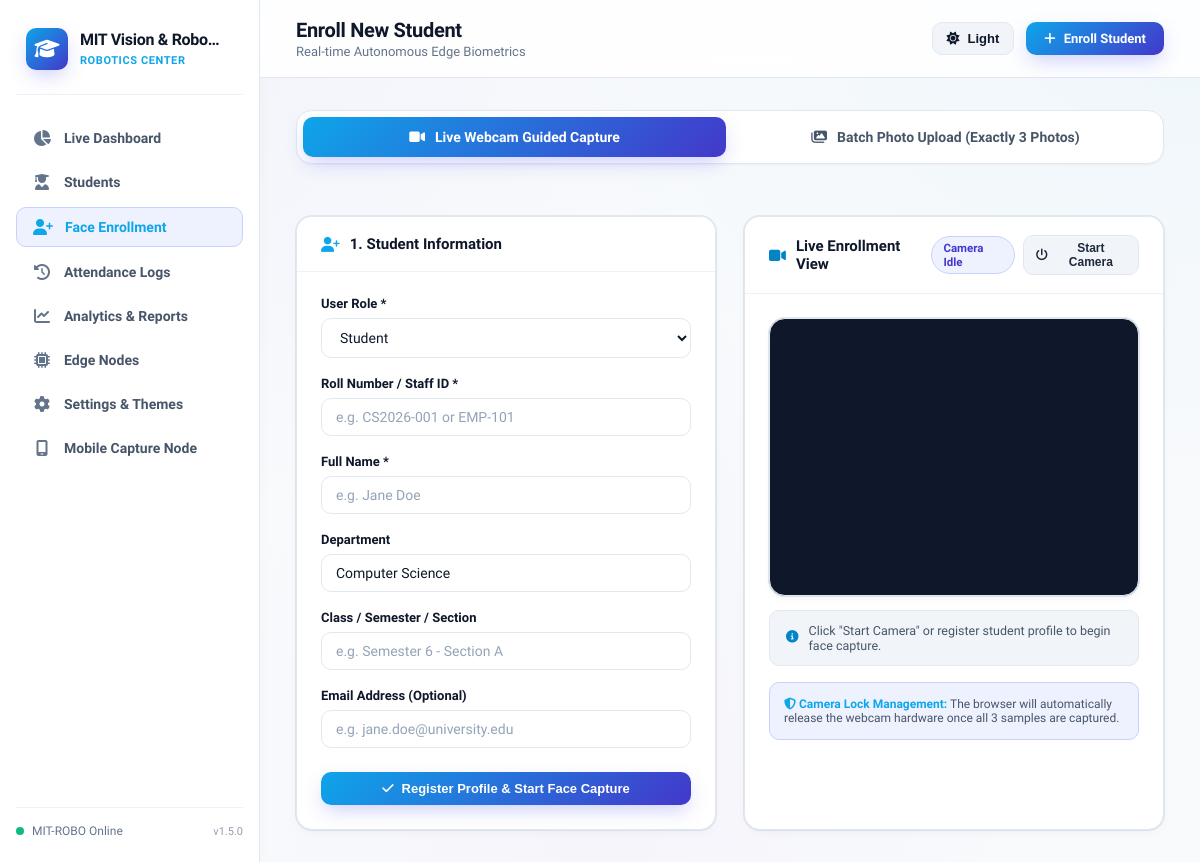
/enroll, run on the app's committed database.
### src/database/models.py (models this page shows, shortened)
class SystemBranding(Base):
    __tablename__ = "system_branding"
    id = Column(Integer, primary_key=True, autoincrement=True)
    institution_name = Column(String(150), default="FaceAttendance Campus", nullable=False)
    short_code = Column(String(30), default="FA-HUB", nullable=False)
    tagline = Column(String(255), default="Raspberry Pi Zero Edge Nodes & Central Face Recognition")
    logo_filename = Column(String(255), nullable=True)
    primary_accent_color = Column(String(20), default="#6366f1")
    header_badge_text = Column(String(50), default="Thin-Client Hub")
    contact_email = Column(String(100), nullable=True)
    updated_at = Column(DateTime, default=datetime.utcnow, onupdate=datetime.utcnow)

### src/server/routes/views_dashboard.py (the view)
@router.get("/enroll", response_class=HTMLResponse)
def page_enroll(request: Request, db: Session = Depends(get_db)):
    branding = get_branding_dict(db)
    return templates.TemplateResponse(
        "enroll.html",
        {
            "request": request,
            "page_title": "Enroll New Student",
            "active_page": "enroll",
            "branding": branding,
        },
    )

### src/server/templates/enroll.html (shortened to what this page needs)
{% extends "base.html" %}
{% block content %}
<div class="enroll-tabs">
    <button id="tabBtnWebcam" class="enroll-tab-btn active" onclick="switchEnrollMode('webcam')">
        <i class="fa-solid fa-video"></i>
        <span>Live Webcam Guided Capture</span>
    </button>
    <button id="tabBtnBatch" class="enroll-tab-btn" onclick="switchEnrollMode('batch')">
        <i class="fa-solid fa-images"></i>
        <span>Batch Photo Upload (Exactly 3 Photos)</span>
    </button>
</div>
<div id="modeWebcamSection" class="dashboard-grid" style="display: grid; grid-template-columns: 1fr 1fr; gap: 28px;">
    <div class="card">
        <div class="card-header">
            <h3>
                <i class="fa-solid fa-user-plus" style="color: var(--accent-primary);"></i>
                <span>1. Student Information</span>
            </h3>
        </div>
        <div class="card-body">
            <form id="enrollStudentForm">
                <div class="form-group">
                    <label class="form-label">User Role *</label>
                    <select id="userRole" class="form-control" required>
                        <option value="student" selected>Student</option>
                    </select>
                </div>
                <div class="form-group">
                    <label class="form-label">Roll Number / Staff ID *</label>
                    <input type="text" id="rollNumber" class="form-control" placeholder="e.g. CS2026-001 or EMP-101" required>
                </div>
                <div class="form-group">
                    <label class="form-label">Full Name *</label>
                    <input type="text" id="studentName" class="form-control" placeholder="e.g. Jane Doe" required>
                </div>
                <div class="form-group">
                    <label class="form-label">Department</label>
                    <input type="text" id="department" class="form-control" value="Computer Science" placeholder="e.g. Computer Science">
                </div>
                <div class="form-group">
                    <label class="form-label">Class / Semester / Section</label>
                    <input type="text" id="classSemester" class="form-control" placeholder="e.g. Semester 6 - Section A">
                </div>
                <div class="form-group">
                    <label class="form-label">Email Address (Optional)</label>
                    <input type="email" id="email" class="form-control" placeholder="e.g. jane.doe@university.edu">
                </div>
                <button type="submit" id="btnRegisterProfile" class="btn btn-primary" style="width: 100%; margin-top: 6px;">
                    <i class="fa-solid fa-check"></i>
                    <span>Register Profile & Start Face Capture</span>
                </button>
            </form>
        </div>
    </div>
    <div class="card">
        <div class="card-header">
            <h3>
                <i class="fa-solid fa-video" style="color: var(--accent-cyan);"></i>
                <span>Live Enrollment View</span>
            </h3>
            <div style="display: flex; gap: 8px; align-items: center;">
                <span id="camStatusBadge" class="badge badge-node">Camera Idle</span>
                <button id="btnToggleCam" onclick="toggleWebcam()" class="btn btn-secondary" style="padding: 5px 12px; font-size: 12px;">
                    <i class="fa-solid fa-power-off"></i> Start Camera
                </button>
            </div>
        </div>
        <div class="card-body">
            <div class="camera-box">
                <video id="webcamVideo" autoplay playsinline muted></video>
            </div>
            <div id="camFeedback" style="margin-top: 14px; padding: 12px 16px; background: var(--bg-subtle); border: 1px solid var(--border-color); border-radius: var(--radius-sm); font-size: 12.5px; color: var(--text-secondary); display: flex; align-items: center; gap: 10px;">
                <i class="fa-solid fa-circle-info" style="color: var(--accent-cyan);"></i>
                <span>Click "Start Camera" or register student profile to begin face capture.</span>
            </div>
            <div style="margin-top: 16px; padding: 14px; background: var(--badge-indigo-bg); border: 1px solid var(--badge-indigo-border); border-radius: var(--radius-sm); font-size: 12px; color: var(--text-secondary);">
                <span style="color: var(--accent-primary); font-weight: 700;"><i class="fa-solid fa-shield-halved"></i> Camera Lock Management:</span>
                The browser will automatically release the webcam hardware once all 3 samples are captured.
            </div>
        </div>
    </div>
</div>
{% endblock %}

### src/server/templates/base.html (shortened to what this page needs)
<!DOCTYPE html>
<html lang="en" data-theme="light">
<head>
    <link rel="stylesheet" href="https://cdnjs.cloudflare.com/ajax/libs/font-awesome/6.4.0/css/all.min.css">
    <link rel="stylesheet" href="/static/css/dashboard.css">
</head>
<body>
    <aside id="mainSidebar" class="sidebar">
        <div class="brand" style="justify-content: space-between;">
            <div style="display: flex; align-items: center; gap: 12px; min-width: 0;">
                {% if branding and branding.logo_url %}
                <img id="sidebarBrandLogo" src="{{ branding.logo_url }}" alt="Logo" class="brand-logo-img" style="width: 42px; height: 42px; border-radius: var(--radius-xs); object-fit: contain; background: var(--bg-card); padding: 3px; border: 1.5px solid var(--border-color); flex-shrink: 0;">
                {% else %}
                <div id="sidebarBrandIcon" class="brand-icon">
                    <i class="fa-solid fa-graduation-cap"></i>
                </div>
                {% endif %}
                <div class="brand-text" style="overflow: hidden;">
                    <h1 id="sidebarBrandName" style="white-space: nowrap; overflow: hidden; text-overflow: ellipsis; max-width: 140px;" title="{{ branding.institution_name if branding else 'FaceAttendance' }}">{{ branding.institution_name if branding else 'FaceAttendance' }}</h1>
                    <span id="sidebarBrandBadge">{{ branding.header_badge_text if branding else 'Thin-Client Hub' }}</span>
                </div>
            </div>
        </div>
        <ul class="nav-list">
            <li>
                <a href="/" class="nav-link {% if active_page == 'dashboard' %}active{% endif %}" onclick="closeMobileMenu()">
                    <i class="fa-solid fa-chart-pie"></i>
                    <span>Live Dashboard</span>
                </a>
            </li>
            <li>
                <a href="/students" class="nav-link {% if active_page == 'students' %}active{% endif %}" onclick="closeMobileMenu()">
                    <i class="fa-solid fa-user-graduate"></i>
                    <span>Students</span>
                </a>
            </li>
            <li>
                <a href="/enroll" class="nav-link {% if active_page == 'enroll' %}active{% endif %}" onclick="closeMobileMenu()">
                    <i class="fa-solid fa-user-plus"></i>
                    <span>Face Enrollment</span>
                </a>
            </li>
            <li>
                <a href="/logs" class="nav-link {% if active_page == 'logs' %}active{% endif %}" onclick="closeMobileMenu()">
                    <i class="fa-solid fa-clock-rotate-left"></i>
                    <span>Attendance Logs</span>
                </a>
            </li>
            <li>
                <a href="/analytics" class="nav-link {% if active_page == 'analytics' %}active{% endif %}" onclick="closeMobileMenu()">
                    <i class="fa-solid fa-chart-line"></i>
                    <span>Analytics & Reports</span>
                </a>
            </li>
            <li>
                <a href="/nodes" class="nav-link {% if active_page == 'nodes' %}active{% endif %}" onclick="closeMobileMenu()">
                    <i class="fa-solid fa-microchip"></i>
                    <span>Edge Nodes</span>
                </a>
            </li>
            <li>
                <a href="/settings" class="nav-link {% if active_page == 'settings' %}active{% endif %}" onclick="closeMobileMenu()">
                    <i class="fa-solid fa-gear"></i>
                    <span>Settings & Themes</span>
                </a>
            </li>
            <li>
                <a href="/mobile-capture" target="_blank" class="nav-link {% if active_page == 'mobile' %}active{% endif %}" onclick="closeMobileMenu()">
                    <i class="fa-solid fa-mobile-screen"></i>
                    <span>Mobile Capture Node</span>
                </a>
            </li>
        </ul>
        <div class="sidebar-footer">
            <div style="display: flex; align-items: center; gap: 8px;">
                <span class="pulse-dot"></span>
                <span id="footerShortCode">{{ branding.short_code if branding else 'FA-HUB' }} Online</span>
            </div>
            <span style="font-size: 11px; opacity: 0.7;">v1.5.0</span>
        </div>
    </aside>
    <div class="main-wrapper">
        <header class="top-bar">
            <div style="display: flex; align-items: center;">
                <div class="page-title">
                    <h2>{{ page_title }}</h2>
                    <p id="topBarTagline">{{ branding.tagline if branding and branding.tagline else 'Raspberry Pi Zero Edge Nodes & Central Face Recognition' }}</p>
                </div>
            </div>
            <div class="top-actions">
                <button id="btnQuickThemeToggle" class="theme-quick-btn" onclick="cycleAppTheme()" title="Switch Visual Theme (Light / Dark / Academic)">
                    <i class="fa-solid fa-palette"></i>
                    <span id="quickThemeLabel">Theme</span>
                </button>
                <a href="/enroll" class="btn btn-primary">
                    <i class="fa-solid fa-plus"></i>
                    <span>Enroll Student</span>
                </a>
            </div>
        </header>
        <main class="content-body">
            {% block content %}{% endblock %}
        </main>
    </div>
</body>
</html>

### data on the page
SystemBranding: institution_name "MIT Vision & Robo…", header_badge_text "ROBOTICS CENTER", short_code "MIT-ROBO", tagline "Real-time Autonomous Edge Biometrics"

### other printed values
{{ page_title }} "Enroll New Student"
